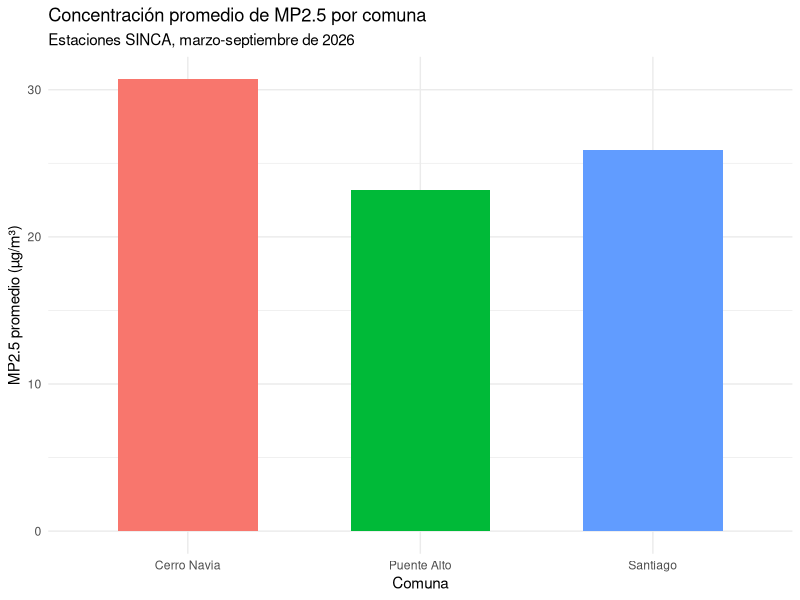

Write R code to recreate this figure.
## ---- chunk 1
# Crear tabla con los promedios de MP2.5

promedios <- tibble::tibble(
  comuna = c("Cerro Navia", "Puente Alto", "Santiago"),
  mp25_promedio = c(30.7, 23.2, 25.9)
)
# Crear gráfico comparativo
ggplot2::ggplot(
  promedios,
  ggplot2::aes(
    x = comuna,
    y = mp25_promedio,
    fill = comuna
  )
) +
  ggplot2::geom_col(width = 0.6) +
  ggplot2::labs(
    title = "Concentración promedio de MP2.5 por comuna",
    subtitle = "Estaciones SINCA, marzo-septiembre de 2026",
    x = "Comuna",
    y = "MP2.5 promedio (µg/m³)"
  ) +
  ggplot2::theme_minimal() +
  ggplot2::theme(legend.position = "none")
